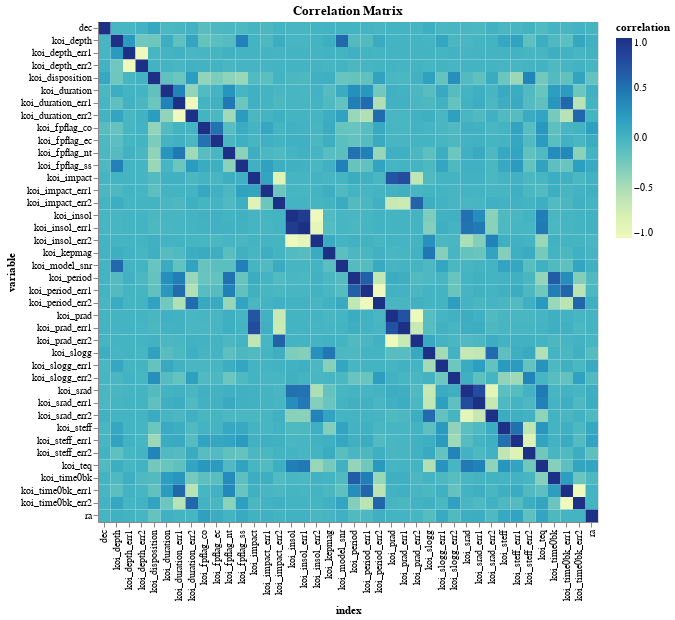

Notebook cell for this chart:
### Code cell
import altair as alt
import pandas as pd

exploration_data = pd.read_csv('https://raw.githubusercontent.com/joehawkens/MachineLearning/main/exoplanets.csv')
columns_to_drop = ['rowid', 'koi_score', 'kepid', 'kepoi_name', 'kepler_name', 'koi_teq_err1', 'koi_teq_err2', 'koi_pdisposition', 'koi_tce_plnt_num', 'koi_tce_delivname']

# Fill missing values with X.
# exploration_data = exploration_data.fillna(exploration_data.drop())

exploration_data = exploration_data.drop(columns_to_drop, axis=1)
exploration_data['koi_disposition'] = exploration_data['koi_disposition'].replace({
    'CONFIRMED': 1,
    'FALSE POSITIVE': 0,
    'CANDIDATE': 2
})
exploration_data = exploration_data[exploration_data['koi_disposition'] != 2]

# correlation scores

correlation_matrix = exploration_data.corr()

# Reset the index for better visualization
correlation_matrix = correlation_matrix.reset_index()

# Convert the correlation matrix to long format
correlation_long = correlation_matrix.melt(id_vars='index', var_name='variable', value_name='correlation')

# Create the correlation heatmap using Altair
heatmap = alt.Chart(correlation_long).mark_rect().encode(
    x='index:O',
    y='variable:O',
    color='correlation:Q'
).properties(
    width=500,
    height=500,
    title='Correlation Matrix'
)

heatmap

### Figure 1 — Vega-Lite specification as saved in the notebook (floating-point values rounded to 4 significant figures; data arrays with more than 128 entries replaced by an {"elided": "..."} marker saying what was removed)
{"config": {"view": {"continuousWidth": 400, "continuousHeight": 300}}, "data": {"name": "data-de984659266c11686cf9706457989bab"}, "mark": "rect", "encoding": {"color": {"field": "correlation", "type": "quantitative"}, "x": {"field": "index", "type": "ordinal"}, "y": {"field": "variable", "type": "ordinal"}}, "height": 500, "title": "Correlation Matrix", "width": 500, "$schema": "https://vega.github.io/schema/vega-lite/v4.17.0.json", "datasets": {"data-de984659266c11686cf9706457989bab": {"elided": "1600 records"}}}
